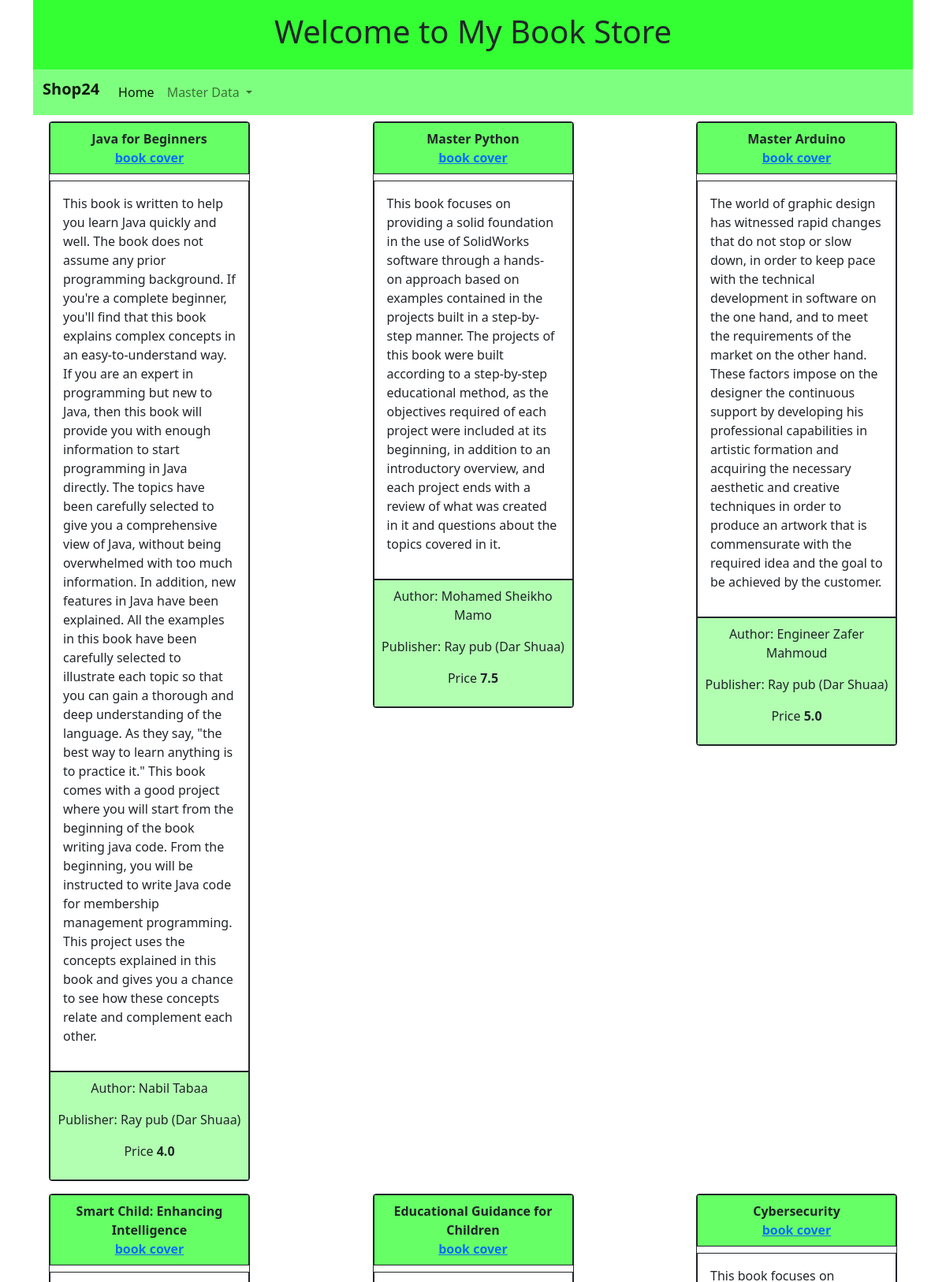
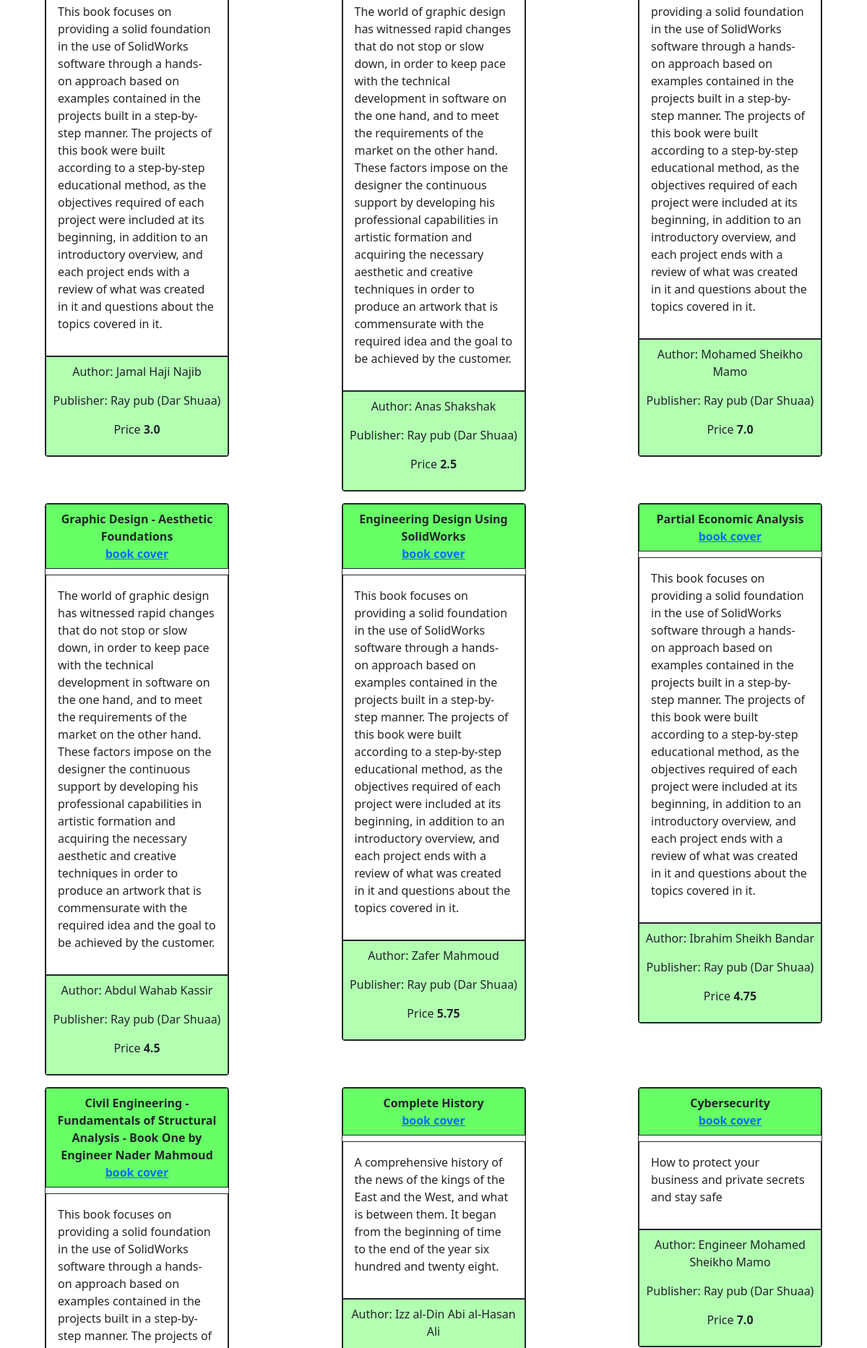
The page / (upper part) on the database its author committed (2 pictures, top to bottom).
### myapp/models.py (models this page shows)
class Books (models.Model):
    book_id = models.CharField(max_length=100, primary_key=True,
                               null=False, blank=False, verbose_name="Book ID", default="")
    title = models.CharField(max_length=200, blank=False,
                             null=False, verbose_name="Book Title", default="")
    category = models.CharField(max_length=100, choices=book_category,
                                default="computer", null=True, blank=True, verbose_name="Book Category")
    num_page = models.IntegerField(
        blank=True, null=True, verbose_name="Number Pages", default=0)
    book_audience = models.CharField(max_length=100, choices=book_audience,
                                     default="electronic", null=True, blank=True, verbose_name="Book Audience")
    part_series = models.BooleanField(
        null=True, blank=True, default=False, verbose_name="Is Series Book?")
    order_of_book = models.IntegerField(
        blank=True, null=True, default=0, verbose_name="Order of Book")
    version_number = models.IntegerField(
        blank=True, null=True, default=0, verbose_name="Version Number")
    price = models.FloatField(blank=True, null=True,
                              default=0, verbose_name="Price")
    description = models.CharField(
        max_length=200, blank=True, null=True, verbose_name="Description")
    cover = models.CharField(max_length=200, null=True, blank=True,
                             verbose_name="Book Image Cover (give url)")
    is_favourite = models.BooleanField(
        default=True, blank=True, null=True, verbose_name="Is this book favourite?")
    is_blocked = models.BooleanField(
        default=False, blank=True, null=True, verbose_name="Is this book blocked?")
    author = models.CharField(
        max_length=200, blank=True, null=True, verbose_name="Author")
    publisher = models.CharField(
        max_length=200, blank=True, null=True, verbose_name="Publisher")
    language = models.CharField(
        max_length=200, blank=True, null=True, verbose_name="Language")
    isbn = models.IntegerField(
        null=True, blank=True, verbose_name="International Number")
    year = models.IntegerField(
        null=True, blank=True, verbose_name="Year of Published")

### myapp/views.py (the view)
# urls.py: path('',homepage,name="homepage"),
def homepage(request):
    mybook = Books.objects.all()
    return render(request, 'viewbook.html', {'data': mybook})

### templates/viewbook.html
{% extends 'homepage.html'%} {% load static %} {% block content_again%}
<div class="container">
  <div class="row justify-content-between">
    {% for datum in data %}
    <div class="col-3 m-2">
      <div class="card border border-dark border-1">
        <div
          class="card-title p-2 fw-bold text-center border border-dark border-1"
          style="background-color: rgba(0, 255, 0, 0.6)"
        >
          {{datum.title}}<br />
          <a href="{{datum.cover}}" target="_blank">book cover</a>
        </div>
        <div
          class="card-body justify-content-center border border-dark border-1"
        >
          <p>{{datum.description}}</p>
        </div>
        <div
          class="footer p-2 text-center border border-dark border-1"
          style="background-color: rgba(0, 255, 0, 0.3)"
        >
          <p class="text-center">Author: {{datum.author}}</p>
          <p class="text-center">Publisher: {{datum.publisher}}</p>
          <p>Price <strong>{{datum.price}}</strong></p>
        </div>
      </div>
    </div>
    {% endfor %}
  </div>
</div>
{% endblock%}

### templates/homepage.html (shortened to what this page needs)
{% extends 'base.html'%} {% load static %} {% block contents %}
<div
  class="container-fluid py-3 d-flex justify-content-center"
  style="background: rgba(0, 255, 0, 0.8)"
>
  <p class="h1">Welcome to My Book Store</p>
</div>
<div>
  <nav
    class="navbar navbar-expand-lg navbar-light"
    style="background: rgba(0, 255, 0, 0.5)"
  >
    <div class="container-fluid">
      <a class="navbar-brand fw-bold h2" href="#">Shop24</a>
      <div class="collapse navbar-collapse" id="navbarNavDropdown">
        <ul class="navbar-nav">
          <li class="nav-item">
            <a class="nav-link active" aria-current="page" href="/">Home</a>
          </li>
          <li class="nav-item dropdown">
            <a
              class="nav-link dropdown-toggle"
              href="#"
              id="navbarDropdownMenuLink"
              role="button"
              data-bs-toggle="dropdown"
              aria-expanded="false"
            >
              Master Data
            </a>
          </li>
        </ul>
      </div>
    </div>
  </nav>
</div>
{% block content_again %}{% endblock %}
{% endblock %}

### templates/base.html (shortened to what this page needs)
{% load static %}
<!DOCTYPE html>
<html>
<head>
	<link rel="stylesheet" href="{% static 'css/bootstrap5.min.css'%}">
</head>
<body>
	<div class="container">
	{% block contents%}
	{% endblock %}
	</div>
</body>
</html>

### rows shown on the page
Books: title "Java for Beginners", description "This book is written to help you learn Java quickly and well. The book does not assume any prior programming background. If you're a complete beginner, you'll find that this book explains complex concepts in an easy-to-understand way. If you are an expert in programming but new to Java, then this book will provide you with enough information to start programming in Java directly. The topics have been carefully selected to give you a comprehensive view of Java, without being overwhelmed with too much information. In addition, new features in Java have been explained. All the examples in this book have been carefully selected to illustrate each topic so that you can gain a thorough and deep…", author "Nabil Tabaa", publisher "Ray pub (Dar Shuaa)", price "4.0"
Books: title "Master Python", description "This book focuses on providing a solid foundation in the use of SolidWorks software through a hands-on approach based on examples contained in the projects built in a step-by-step manner. The projects of this book were built according to a step-by-step educational method, as the objectives required of each project were included at its beginning, in addition to an introductory overview, and each project ends with a review of what was created in it and questions about the topics covered in it.", author "Mohamed Sheikho Mamo", publisher "Ray pub (Dar Shuaa)", price "7.5"
Books: title "Master Arduino", description "The world of graphic design has witnessed rapid changes that do not stop or slow down, in order to keep pace with the technical development in software on the one hand, and to meet the requirements of the market on the other hand. These factors impose on the designer the continuous support by developing his professional capabilities in artistic formation and acquiring the necessary aesthetic and creative techniques in order to produce an artwork that is commensurate with the required idea and the goal to be achieved by the customer.", author "Engineer Zafer Mahmoud", publisher "Ray pub (Dar Shuaa)", price "5.0"
Books: title "Smart Child: Enhancing Intelligence", description "This book focuses on providing a solid foundation in the use of SolidWorks software through a hands-on approach based on examples contained in the projects built in a step-by-step manner. The projects of this book were built according to a step-by-step educational method, as the objectives required of each project were included at its beginning, in addition to an introductory overview, and each project ends with a review of what was created in it and questions about the topics covered in it.", author "Jamal Haji Najib", publisher "Ray pub (Dar Shuaa)", price "3.0"
Books: title "Educational Guidance for Children", description "The world of graphic design has witnessed rapid changes that do not stop or slow down, in order to keep pace with the technical development in software on the one hand, and to meet the requirements of the market on the other hand. These factors impose on the designer the continuous support by developing his professional capabilities in artistic formation and acquiring the necessary aesthetic and creative techniques in order to produce an artwork that is commensurate with the required idea and the goal to be achieved by the customer.", author "Anas Shakshak", publisher "Ray pub (Dar Shuaa)", price "2.5"
Books: title "Cybersecurity", description "This book focuses on providing a solid foundation in the use of SolidWorks software through a hands-on approach based on examples contained in the projects built in a step-by-step manner. The projects of this book were built according to a step-by-step educational method, as the objectives required of each project were included at its beginning, in addition to an introductory overview, and each project ends with a review of what was created in it and questions about the topics covered in it.", author "Mohamed Sheikho Mamo", publisher "Ray pub (Dar Shuaa)", price "7.0"
Books: title "Graphic Design - Aesthetic Foundations", description "The world of graphic design has witnessed rapid changes that do not stop or slow down, in order to keep pace with the technical development in software on the one hand, and to meet the requirements of the market on the other hand. These factors impose on the designer the continuous support by developing his professional capabilities in artistic formation and acquiring the necessary aesthetic and creative techniques in order to produce an artwork that is commensurate with the required idea and the goal to be achieved by the customer.", author "Abdul Wahab Kassir", publisher "Ray pub (Dar Shuaa)", price "4.5"
Books: title "Engineering Design Using SolidWorks", description "This book focuses on providing a solid foundation in the use of SolidWorks software through a hands-on approach based on examples contained in the projects built in a step-by-step manner. The projects of this book were built according to a step-by-step educational method, as the objectives required of each project were included at its beginning, in addition to an introductory overview, and each project ends with a review of what was created in it and questions about the topics covered in it.", author "Zafer Mahmoud", publisher "Ray pub (Dar Shuaa)", price "5.75"
Books: title "Partial Economic Analysis", description "This book focuses on providing a solid foundation in the use of SolidWorks software through a hands-on approach based on examples contained in the projects built in a step-by-step manner. The projects of this book were built according to a step-by-step educational method, as the objectives required of each project were included at its beginning, in addition to an introductory overview, and each project ends with a review of what was created in it and questions about the topics covered in it.", author "Ibrahim Sheikh Bandar", publisher "Ray pub (Dar Shuaa)", price "4.75"
Books: title "Civil Engineering - Fundamentals of Structural Analysis - Book One by Engineer Nader Mahmoud"
Books: title "Complete History", description "A comprehensive history of the news of the kings of the East and the West, and what is between them. It began from the beginning of time to the end of the year six hundred and twenty eight.", author "Izz al-Din Abi al-Hasan Ali"
Books: title "Cybersecurity", description "How to protect your business and private secrets and stay safe", author "Engineer Mohamed Sheikho Mamo", publisher "Ray pub (Dar Shuaa)", price "7.0"
